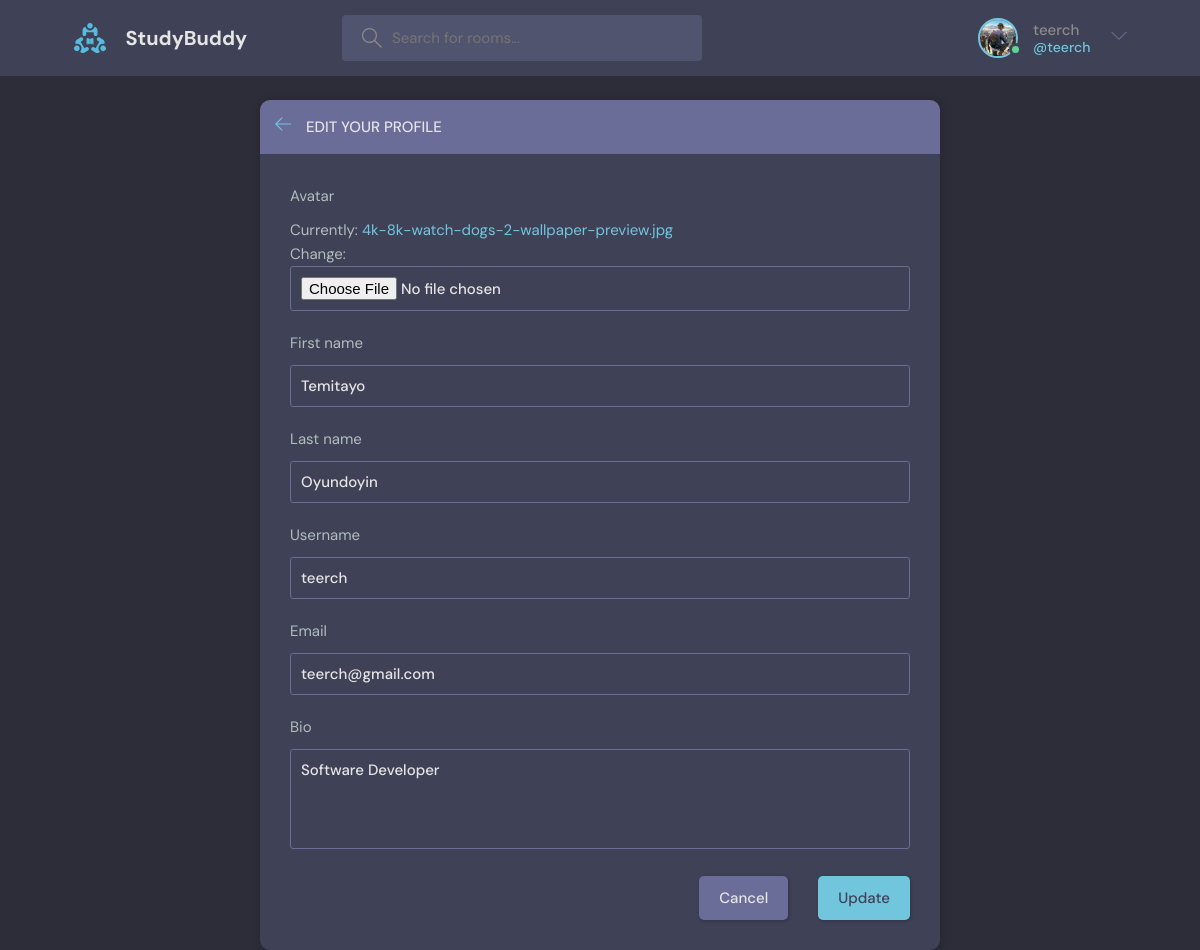
/edit_user (signed in), run on the app's committed database.
### base/models.py (models this page shows)
class User(AbstractUser):
    email = models.EmailField(unique=True, null=True)
    bio = models.TextField(null=True)
    avatar = models.ImageField(null=True, default="avatar.svg")
    USERNAME_FIELD = 'email'
    REQUIRED_FIELDS = []

### base/views.py (the view)
# urls.py: path('edit_user', views.edit_user, name='edit_user'),
@login_required(login_url="login")
def edit_user(request):
    user = request.user
    if request.method == 'POST':
        form = UserForm(request.POST, request.FILES, instance=user)
        if form.is_valid():
            form.save()
            return redirect('profile', user.id)
    form = UserForm(instance=user)
    context = {"form": form}
    return render(request, "base/edit_user.html", context)

### base/forms.py
class UserForm(ModelForm):
    class Meta:
        model = User
        fields = ['avatar','first_name','last_name','username', 'email', 'bio']

### base/templates/base/edit_user.html (shortened to what this page needs)
{% extends "layout.html" %}
{% block content %}
<main class="update-account layout">
  <div class="container">
    <div class="layout__box">
      <div class="layout__boxHeader">
        <div class="layout__boxTitle">
          <a href="{% url 'home' %}">
            <svg
              version="1.1"
              xmlns="http://www.w3.org/2000/svg"
              width="32"
              height="32"
              viewBox="0 0 32 32"
            >
              <title>arrow-left</title>
              <path
                d="M13.723 2.286l-13.723 13.714 13.719 13.714 1.616-1.611-10.96-10.96h27.625v-2.286h-27.625l10.965-10.965-1.616-1.607z"
              ></path>
            </svg>
          </a>
          <h3>Edit your profile</h3>
        </div>
      </div>
      <div class="layout__body">
        <form class="form" action="" method="post" enctype="multipart/form-data">
          {%for field in form %}
          <div class="form__group">
            <label for="room_name">{{field.label}}</label>
            {{field}}
          </div>
          {% endfor %}
          <div class="form__action">
            <a class="btn btn--dark" href="index.html">Cancel</a>
            <button class="btn btn--main" type="submit">Update</button>
          </div>
        </form>
      </div>
    </div>
  </div>
</main>
{% endblock %}

### templates/navbar.html (shortened to what this page needs)
{% load static %}
<header class="header header--loggedIn">
  <div class="container">
    <a href="{% url 'home' %}" class="header__logo">
      <img src="{% static 'images/logo.svg' %}" />
      <h1>StudyBuddy</h1>
    </a>
    <form class="header__search" method="GET" action="{% url 'home' %}">
      <label>
        <input name="q" placeholder="Search for rooms..." />
      </label>
    </form>
    <nav class="header__menu" style="display:flex;justify-content: center; align-items:center;">
      {% if request.user.is_authenticated %}
      <div class="header__user">
        <a href="{% url 'profile' request.user.id %}">
          <div class="avatar avatar--medium active">
            <img src="{{request.user.avatar.url}}" />
          </div>
          <p>{{request.user.username}} <span>@{{request.user.username}}</span></p>
        </a>
        <button class="dropdown-button">
          <svg
            version="1.1"
            xmlns="http://www.w3.org/2000/svg"
            width="32"
            height="32"
            viewBox="0 0 32 32"
          >
            <title>chevron-down</title>
            <path d="M16 21l-13-13h-3l16 16 16-16h-3l-13 13z"></path>
          </svg>
        </button>
      </div>
      {% endif %}
    </nav>
  </div>
</header>

### data on the page
User: user.avatar (picture), user.username "teerch", form "Temitayo" "Oyundoyin" "teerch" "teerch@gmail.com" "Software Developer"

### other printed values
{{ field.label }} "Avatar" "First name" "Last name" "Username" "Email" "Bio"
